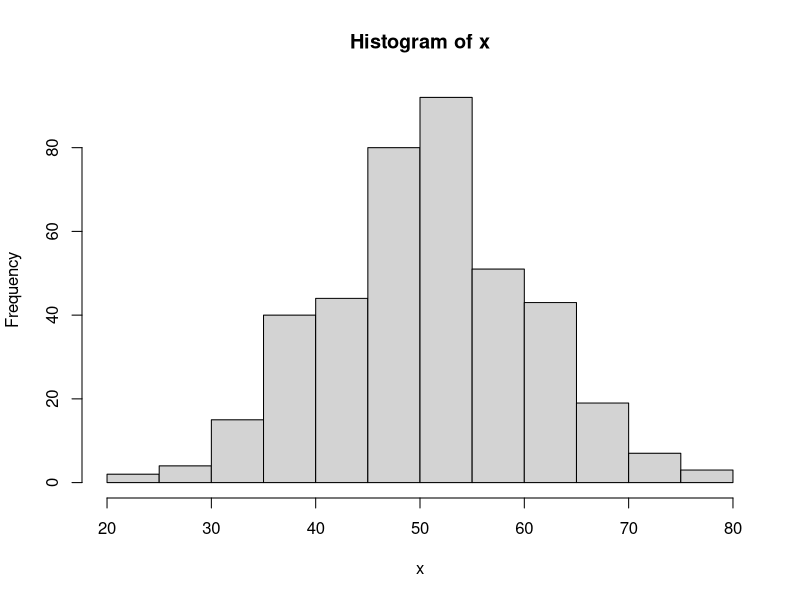

Write the R code that produced this figure.
## ---- chunk 1
knitr::opts_chunk$set(
  collapse = TRUE,
  comment = "#>"
)
## ---- chunk 2
runif(1)

# 得到 4 个数字的向量
runif(4)

# 得到 3 个范围在 0 到 100 的随机数向量
runif(3, min=0, max=100)

# 得到 3 个范围在 0 到 100 的整数
# 使用 max=101 因为它永远不可能等于 101，这里利用 floor 函数实现向下取整数
floor(runif(3, min=0, max=101))

# 以下方式得到的结果一样
sample(1:100, 3, replace=TRUE)

# 生成无重复的随机整数
sample(1:100, 3, replace=FALSE)
## ---- chunk 3
rnorm(4)

# 使用不同的均值和标准差
rnorm(4, mean=50, sd=10)

# 通过直方图检查分布是否正确
x <- rnorm(400, mean=50, sd=10)
hist(x)
## ---- chunk 4
set.seed(423)
runif(3)

set.seed(423)
runif(3)
## ---- chunk 5
# 这个例子中，先设定随机数种子
set.seed(423)
runif(3)

# 保存种子
oldseed <- .Random.seed

runif(3)

# 做其他随机数生成相关的事情，比如:
# runif(30)
# ...
## ---- chunk 6
# 恢复种子
.Random.seed <- oldseed

# 保存种子之后，得到与之前相同的随机数
runif(3)
## ---- chunk 7
oldseed <- NULL
if (exists(".Random.seed"))
    oldseed <- .Random.seed

# 做一些随机数生成操作，比如：
# runif(30)
# ...

if (!is.null(oldseed))
    .Random.seed <- oldseed
## ---- chunk 8
# 这是个坏的版本
bad_rand_restore <- function() {
    if (exists(".Random.seed"))
        oldseed <- .Random.seed
    else
        oldseed <- NULL

    print(runif(3))

    if (!is.null(oldseed))
        .Random.seed <- oldseed
    else
        rm(".Random.seed")
}


# 这是个好的版本
rand_restore <- function() {
    if (exists(".Random.seed", .GlobalEnv))
        oldseed <- .GlobalEnv$.Random.seed
    else
        oldseed <- NULL

    print(runif(3))

    if (!is.null(oldseed)) 
        .GlobalEnv$.Random.seed <- oldseed
    else
        rm(".Random.seed", envir = .GlobalEnv)
}


# 坏的版本没有正确地重置随机数生成器状态，因此随机数一直在改变
set.seed(423)
bad_rand_restore()
bad_rand_restore()
bad_rand_restore()

# 好的版本每次都正确地重置了随机数生成器的状态，因此随机数可以保持一致
set.seed(423)
rand_restore()
rand_restore()
rand_restore()
## ---- chunk 9
x <- seq(-2.5, 2.5, by=.5)

# 向最近的整数取整, 含有 .5 的值取整到最近一个偶数。
round(x)

# 向上取整
ceiling(x)

# 向下取整
floor(x)

# 向 0 取整
trunc(x)
## ---- chunk 10
x <- c(.001, .07, 1.2, 44.02, 738, 9927) 

# 1 位小数近似
round(x, digits=1)

# 10 位取整
round(x, digits=-1)

# 向最近的 5 的倍数近似
round(x/5)*5

# 向最近的 .02 的倍数近似
round(x/.02)*.02
## ---- chunk 11
0.3 == 3*.1

(0.1 + 0.1 + 0.1) - 0.3

x <- seq(0, 1, by=.1)
x

10*x - round(10*x)

